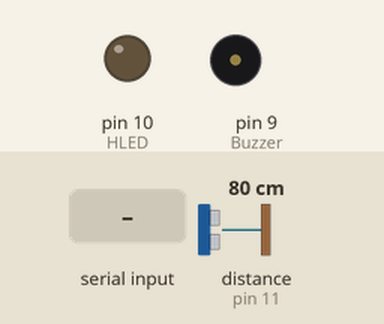
Simulated run of this sketch. Board: Arduino Uno, built with avr-gcc and run on an emulated ATmega328P. On the bench: output pins drawn as LEDs (lit = HIGH), buzzer (waves = sounding, pin HIGH). Dashed ring = blinking. Inputs (shaded band) come from the test bench; at power-on: distance to the obstacle (sensor on pin 11) 80 cm. The echo pulse lasts 58.3 µs per cm; what the sketch prints to the serial monitor is not drawn.

Above: at 1.2 s.
1.3 s: distance to the obstacle (sensor on pin 11) set to 23 cm
4.3 s: distance to the obstacle (sensor on pin 11) set to 18 cm
At 4.79 s:
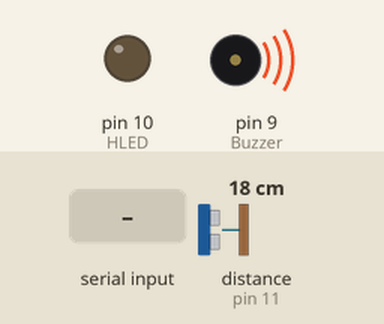
7.3 s: "1" received over the second serial link
At 7.9 s:
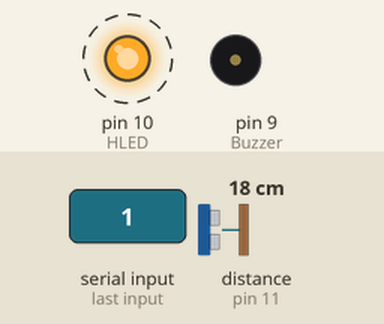
10.3 s: distance to the obstacle (sensor on pin 11) set to 60 cm
At 10.43 s:
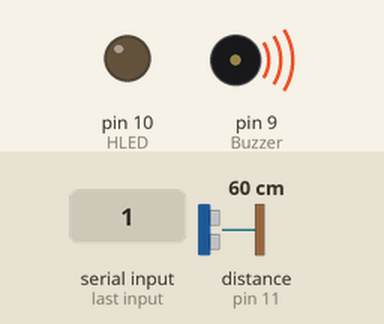
13.3 s: distance to the obstacle (sensor on pin 11) set to 2 cm
At 13.46 s:
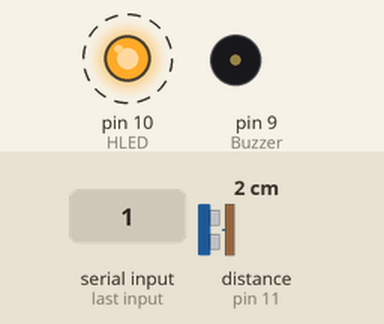
16.3 s: distance to the obstacle (sensor on pin 11) set to 120 cm
At 16.43 s:
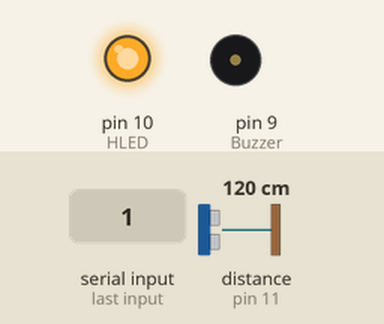
Timing chart, 0 to 18.9 s (numbered marks = the images above; inputs shaded):
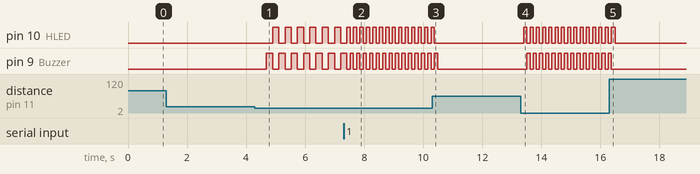

The sketch:

Smart_Distance.ino
```cpp
//HeaderFile
#include <NewPing.h>
#include <MsTimer2.h>
#include <SoftwareSerial.h>
//Define File
#define Buzzer 9
#define HLED 10
#define ECHO_PIN 11
#define TRIGGER_PIN 12
#define MAX_DISTANCE 200
//Vers File
int Dis = 0;
int f_HLED = 0;
int f_Buzzer = 0;
int f_HLED_State = 1;
int f_Buzzer_State = 1;
int SetDis = 20;
int f_BT_Order = 0;
int DTime = 200;
char Data = 0x00;

NewPing sonar(TRIGGER_PIN, ECHO_PIN, MAX_DISTANCE);
SoftwareSerial BT(2,3);

void setup()
{
  Serial.begin(9600); // Open serial monitor at 9600 baud to see ping results.
  BT.begin(9600);
  pinMode(HLED, OUTPUT);
  pinMode(Buzzer, OUTPUT);

  MsTimer2::set(50, BT_Check);// 10ms period
  MsTimer2::start();
}

void loop()
{
  Check_Sonar();
  delay(DTime);
  Alert();
}

void BT_Check (void)
{
  //if(BT.available())
  //{
    Data = BT.read();
    Serial.println(Data);
  //}

  if(Data == 'x') // 모든 알람 없음
  {
    f_BT_Order = 1;
    Data = 0x00;
  }
  else if( Data == 'o')
  {
    f_BT_Order = 0;
    Data = 0x00;
  }

  if(Data == '1') // 100ms 주기 점멸
  {  DTime = 100; Data = 0x00; }// 100ms period
  else if( Data == '2') // 200ms 주기 점멸
  {  DTime = 200; Data = 0x00; }// 200ms period
  else if( Data == '3') // 300ms 주기 점멸
  {  DTime = 400; Data = 0x00; }// 400ms period
  else if( Data == '4') // 경고 거리 10cm
  { SetDis = 10; Data = 0x00; }
  else if( Data == '5') // 경고 거리 20cm
  { SetDis = 20; Data = 0x00; }
  else if( Data == '6') // 경고 거리 30cm
  { SetDis = 30; Data = 0x00; }

}

void Check_Sonar (void)
{
  //delay(100);                     // Wait 50ms between pings (about 20 pings/sec). 29ms should be the shortest delay between pings.
  Serial.print("Ping: ");
  Serial.print(sonar.ping_cm()); // Send ping, get distance in cm and print result (0 = outside set distance range)
  Serial.println("cm");
  BT.println(sonar.ping_cm());
  Dis = sonar.ping_cm();
  /*
  for(int i = 0; i<3; i++)
  {
    Dis = Dis + sonar.ping_cm();
  }
  Dis = Dis / 3;
  */
  if( (SetDis < Dis) || (Dis == 0) )
  { f_Buzzer = 0; f_HLED = 0; }
  else
  { f_Buzzer = 1; f_HLED = 1; }
}

void Alert (void)
{
  if((f_HLED == 1) && (f_BT_Order == 0))
  {
    if(f_HLED_State == 1) {    digitalWrite(HLED, LOW); f_HLED_State = 0;  }
    else { digitalWrite(HLED, HIGH); f_HLED_State = 1;  }
  }
  else
  { digitalWrite(HLED, LOW);  }

  if((f_Buzzer == 1) && (f_BT_Order == 0))
  {
    if(f_Buzzer_State == 1) { digitalWrite(Buzzer, HIGH); f_Buzzer_State = 0;  }
    else { digitalWrite(Buzzer, LOW); f_Buzzer_State = 1;  }
  }
  else
  { digitalWrite(Buzzer, LOW);  }

}
```

Measured:
- the behaviour switches between 21 and 20 cm on distance to the obstacle (sensor on pin 11) (found by bisection; images 0 and 1)
- after the input at 1.3 s, every drawn part: stays the same
- after the input at 4.3 s, pin 10 (HLED): alternates HIGH for 0.21 s and LOW for 0.21 s, starting after 0.60 s; pin 9 (Buzzer): alternates HIGH for 0.21 s and LOW for 0.21 s, starting after 0.39 s
- after the input at 7.3 s, pin 10 (HLED), pin 9 (Buzzer): alternates HIGH for 0.11 s and LOW for 0.11 s, starting after 0.23 s
- after the input at 10.3 s, pin 10 (HLED): goes on until 10.4 s, then stays LOW; pin 9 (Buzzer): goes on until 10.5 s, then stays LOW
- after the input at 13.3 s, pin 10 (HLED): alternates HIGH for 0.11 s and LOW for 0.11 s, starting after 0.11 s; pin 9 (Buzzer): alternates HIGH for 0.11 s and LOW for 0.11 s, starting after 0.21 s
- after the input at 16.3 s, pin 10 (HLED): goes on until 16.5 s, then stays LOW; pin 9 (Buzzer): goes on until 16.4 s, then stays LOW
